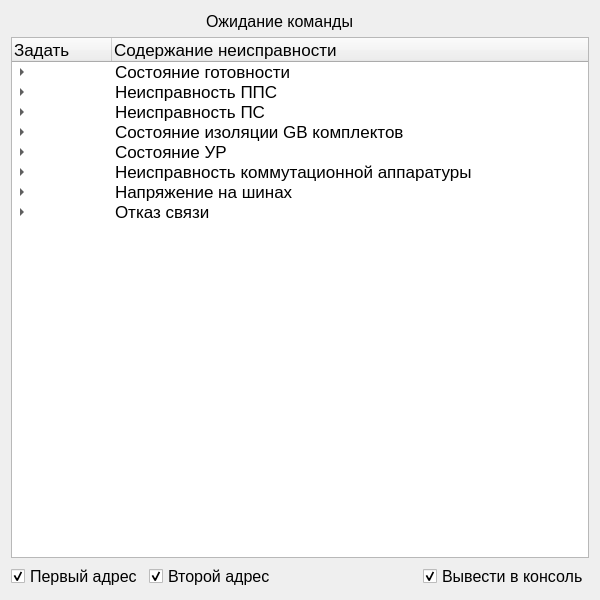
<?xml version="1.0" encoding="UTF-8"?>
<ui version="4.0">
 <class>SAEPC</class>
 <widget class="QMainWindow" name="SAEPC">
  <property name="geometry">
   <rect>
    <x>0</x>
    <y>0</y>
    <width>600</width>
    <height>600</height>
   </rect>
  </property>
  <property name="font">
   <font>
    <pointsize>12</pointsize>
   </font>
  </property>
  <property name="windowTitle">
   <string>SAEPC</string>
  </property>
  <widget class="QWidget" name="centralWidget">
   <layout class="QGridLayout" name="gridLayout">
    <item row="0" column="0" colspan="2">
     <spacer name="horizontalSpacer_3">
      <property name="orientation">
       <enum>Qt::Horizontal</enum>
      </property>
      <property name="sizeHint" stdset="0">
       <size>
        <width>40</width>
        <height>20</height>
       </size>
      </property>
     </spacer>
    </item>
    <item row="0" column="2" colspan="2">
     <widget class="QLabel" name="status">
      <property name="text">
       <string>Ожидание команды</string>
      </property>
     </widget>
    </item>
    <item row="0" column="4" colspan="2">
     <spacer name="horizontalSpacer_2">
      <property name="orientation">
       <enum>Qt::Horizontal</enum>
      </property>
      <property name="sizeHint" stdset="0">
       <size>
        <width>40</width>
        <height>20</height>
       </size>
      </property>
     </spacer>
    </item>
    <item row="1" column="0" colspan="6">
     <widget class="QTreeWidget" name="treeWidget">
      <property name="font">
       <font>
        <pointsize>13</pointsize>
       </font>
      </property>
      <column>
       <property name="text">
        <string>Задать</string>
       </property>
      </column>
      <column>
       <property name="text">
        <string>Содержание неисправности</string>
       </property>
      </column>
      <item>
       <property name="text">
        <string/>
       </property>
       <property name="text">
        <string>Состояние готовности</string>
       </property>
       <item>
        <property name="text">
         <string/>
        </property>
        <property name="checkState">
         <enum>Unchecked</enum>
        </property>
        <property name="text">
         <string>Неисправность изделия 15Р334. Провести режим ДПП 15Р334</string>
        </property>
       </item>
       <item>
        <property name="text">
         <string/>
        </property>
        <property name="checkState">
         <enum>Unchecked</enum>
        </property>
        <property name="text">
         <string>Батареи комплекта 15Р281 ХИТ-А разряжены. Заменить комплект 15Р281</string>
        </property>
       </item>
       <item>
        <property name="text">
         <string/>
        </property>
        <property name="checkState">
         <enum>Unchecked</enum>
        </property>
        <property name="text">
         <string>Питание изделия 15Р334 осуществляется АИП</string>
        </property>
       </item>
       <item>
        <property name="text">
         <string/>
        </property>
        <property name="checkState">
         <enum>Unchecked</enum>
        </property>
        <property name="text">
         <string>Отсутствует напряжение питающей сети на двух вводах</string>
        </property>
       </item>
       <item>
        <property name="text">
         <string/>
        </property>
        <property name="checkState">
         <enum>Unchecked</enum>
        </property>
        <property name="text">
         <string>Вызов НКП</string>
        </property>
       </item>
       <item>
        <property name="text">
         <string/>
        </property>
        <property name="checkState">
         <enum>Unchecked</enum>
        </property>
        <property name="text">
         <string>Изделие 15Ц151 отключено</string>
        </property>
       </item>
       <item>
        <property name="text">
         <string/>
        </property>
        <property name="checkState">
         <enum>Unchecked</enum>
        </property>
        <property name="text">
         <string>Изделие 15Щ72 отключено</string>
        </property>
       </item>
      </item>
      <item>
       <property name="text">
        <string/>
       </property>
       <property name="text">
        <string>Неисправность ППС</string>
       </property>
       <item>
        <property name="text">
         <string/>
        </property>
        <property name="checkState">
         <enum>Unchecked</enum>
        </property>
        <property name="text">
         <string>Неисправность изделия 15Р334. Не норма U вых. ППС1. Заменить ППС1</string>
        </property>
       </item>
       <item>
        <property name="text">
         <string/>
        </property>
        <property name="checkState">
         <enum>Unchecked</enum>
        </property>
        <property name="text">
         <string>Неисправность изделия 15Р334. Не норма U вых. ППС2. Заменить ППС2</string>
        </property>
       </item>
       <item>
        <property name="text">
         <string/>
        </property>
        <property name="checkState">
         <enum>Unchecked</enum>
        </property>
        <property name="text">
         <string>Неисправность изделия 15Р334. Не норма U вых. ППС3. Заменить ППС3</string>
        </property>
       </item>
       <item>
        <property name="text">
         <string/>
        </property>
        <property name="checkState">
         <enum>Unchecked</enum>
        </property>
        <property name="text">
         <string>Неисправность изделия 15Р334. Не норма U вых. ППС4. Заменить ППС4</string>
        </property>
       </item>
       <item>
        <property name="text">
         <string/>
        </property>
        <property name="checkState">
         <enum>Unchecked</enum>
        </property>
        <property name="text">
         <string>Неисправность изделия 15Р334. Не норма U вых. ППС5. Заменить ППС5</string>
        </property>
       </item>
       <item>
        <property name="text">
         <string/>
        </property>
        <property name="checkState">
         <enum>Unchecked</enum>
        </property>
        <property name="text">
         <string>Неисправность изделия 15Р334. Не норма U вых. ППС6. Заменить ППС6</string>
        </property>
       </item>
       <item>
        <property name="text">
         <string/>
        </property>
        <property name="checkState">
         <enum>Unchecked</enum>
        </property>
        <property name="text">
         <string>Неисправность изделия 15Р334. Не норма U вых. ППС7. Заменить ППС7</string>
        </property>
       </item>
       <item>
        <property name="text">
         <string/>
        </property>
        <property name="checkState">
         <enum>Unchecked</enum>
        </property>
        <property name="text">
         <string>Неисправность изделия 15Р334. Не норма U вых. ППС8. Заменить ППС8</string>
        </property>
       </item>
       <item>
        <property name="text">
         <string/>
        </property>
        <property name="checkState">
         <enum>Unchecked</enum>
        </property>
        <property name="text">
         <string>Неисправность изделия 15Р334. Не норма U вых. ППС9. Заменить ППС9</string>
        </property>
       </item>
       <item>
        <property name="text">
         <string/>
        </property>
        <property name="checkState">
         <enum>Unchecked</enum>
        </property>
        <property name="text">
         <string>Неисправность изделия 15Р334. Не норма U вых. ППС10. Заменить ППС10</string>
        </property>
       </item>
      </item>
      <item>
       <property name="text">
        <string/>
       </property>
       <property name="text">
        <string>Неисправность ПС</string>
       </property>
       <item>
        <property name="text">
         <string/>
        </property>
        <property name="checkState">
         <enum>Unchecked</enum>
        </property>
        <property name="text">
         <string>Неисправность изделия 15Р334. Не норма U вых. ПС1. Заменить ПС1</string>
        </property>
       </item>
       <item>
        <property name="text">
         <string/>
        </property>
        <property name="checkState">
         <enum>Unchecked</enum>
        </property>
        <property name="text">
         <string>Неисправность изделия 15Р334. Не норма U вых. ПС2. Заменить ПС2</string>
        </property>
       </item>
       <item>
        <property name="text">
         <string/>
        </property>
        <property name="checkState">
         <enum>Unchecked</enum>
        </property>
        <property name="text">
         <string>Неисправность изделия 15Р334. Не норма U вых. ПС3. Заменить ПС3</string>
        </property>
       </item>
       <item>
        <property name="text">
         <string/>
        </property>
        <property name="checkState">
         <enum>Unchecked</enum>
        </property>
        <property name="text">
         <string>Неисправность изделия 15Р334. Не норма U вых. ПС4. Заменить ПС4</string>
        </property>
       </item>
      </item>
      <item>
       <property name="text">
        <string/>
       </property>
       <property name="text">
        <string>Состояние изоляции GB комплектов</string>
       </property>
       <item>
        <property name="text">
         <string/>
        </property>
        <property name="checkState">
         <enum>Unchecked</enum>
        </property>
        <property name="text">
         <string>Не норма R изоляции GB1 комплекта ХИТ-Д1. Заменить GB1</string>
        </property>
       </item>
       <item>
        <property name="text">
         <string/>
        </property>
        <property name="checkState">
         <enum>Unchecked</enum>
        </property>
        <property name="text">
         <string>Не норма R изоляции GB2 комплекта ХИТ-Д2. Заменить GB2</string>
        </property>
       </item>
       <item>
        <property name="text">
         <string/>
        </property>
        <property name="checkState">
         <enum>Unchecked</enum>
        </property>
        <property name="text">
         <string>Не норма R изоляции GB1 комплекта ХИТ-Д1. Заменить GB1</string>
        </property>
       </item>
       <item>
        <property name="text">
         <string/>
        </property>
        <property name="checkState">
         <enum>Unchecked</enum>
        </property>
        <property name="text">
         <string>Не норма R изоляции GB2 комплекта ХИТ-Д2. Заменить GB2</string>
        </property>
       </item>
       <item>
        <property name="text">
         <string/>
        </property>
        <property name="checkState">
         <enum>Unchecked</enum>
        </property>
        <property name="text">
         <string>Не норма R изоляции GB комплекта ХИТ-П. Заменить GB</string>
        </property>
       </item>
       <item>
        <property name="text">
         <string/>
        </property>
        <property name="checkState">
         <enum>Unchecked</enum>
        </property>
        <property name="text">
         <string>Не норма R изоляции GB комплекта ХИТ-Р. Произвести поиск и заменить неисправную GB</string>
        </property>
       </item>
       <item>
        <property name="text">
         <string/>
        </property>
        <property name="checkState">
         <enum>Unchecked</enum>
        </property>
        <property name="text">
         <string>Не норма R изоляции группы батарей GB1-GB32 БА1 комплекта ХИТ-А. Провести поиск и заменить неисправную GB</string>
        </property>
       </item>
       <item>
        <property name="text">
         <string/>
        </property>
        <property name="checkState">
         <enum>Unchecked</enum>
        </property>
        <property name="text">
         <string>Не норма R изоляции группы батарей GB33-GB64 БА2 комплекта ХИТ-А. Провести поиск и заменить неисправную GB</string>
        </property>
       </item>
       <item>
        <property name="text">
         <string/>
        </property>
        <property name="checkState">
         <enum>Unchecked</enum>
        </property>
        <property name="text">
         <string>Не норма R изоляции группы батарей GB65-GB80 БА3 комплекта ХИТ-А. Провести поиск и заменить неисправную GB</string>
        </property>
       </item>
      </item>
      <item>
       <property name="text">
        <string/>
       </property>
       <property name="text">
        <string>Состояние УР</string>
       </property>
       <item>
        <property name="text">
         <string/>
        </property>
        <property name="checkState">
         <enum>Unchecked</enum>
        </property>
        <property name="text">
         <string>Не норма R изоляции GB1 комплекта ХИТ-М. Произвести поиск и заменить неисправную GB1</string>
        </property>
       </item>
       <item>
        <property name="text">
         <string/>
        </property>
        <property name="checkState">
         <enum>Unchecked</enum>
        </property>
        <property name="text">
         <string>Не норма R изоляции GB32 комплекта ХИТ-М. Произвести поиск и заменить неисправную GB2</string>
        </property>
       </item>
       <item>
        <property name="text">
         <string/>
        </property>
        <property name="checkState">
         <enum>Unchecked</enum>
        </property>
        <property name="text">
         <string>Неисправность изделия 15Р334. Не норма БЗТ ВВОДА1 УР. Заменить УР</string>
        </property>
       </item>
       <item>
        <property name="text">
         <string/>
        </property>
        <property name="checkState">
         <enum>Unchecked</enum>
        </property>
        <property name="text">
         <string>Неисправность изделия 15Р334. Не норма БЗТ ВВОДА2 УР. Заменить УР</string>
        </property>
       </item>
       <item>
        <property name="text">
         <string/>
        </property>
        <property name="checkState">
         <enum>Unchecked</enum>
        </property>
        <property name="text">
         <string>Короткое замыкание одного из фидеров питания потребителей переменного тока УР. Устранить причину короткого замыкания</string>
        </property>
       </item>
       <item>
        <property name="text">
         <string/>
        </property>
        <property name="checkState">
         <enum>Unchecked</enum>
        </property>
        <property name="text">
         <string>Неисправность изделия 15Р334. Не норма коммутационной аппаратуры БАУ1ю Заменить БАУ1</string>
        </property>
       </item>
      </item>
      <item>
       <property name="text">
        <string/>
       </property>
       <property name="text">
        <string>Неисправность коммутационной аппаратуры</string>
       </property>
       <item>
        <property name="text">
         <string/>
        </property>
        <property name="checkState">
         <enum>Unchecked</enum>
        </property>
        <property name="text">
         <string>Неисправность изделия 15Р334. Не норма БЗН U вых. ПС1-ПС4. Заменить БЗН</string>
        </property>
       </item>
       <item>
        <property name="text">
         <string/>
        </property>
        <property name="checkState">
         <enum>Unchecked</enum>
        </property>
        <property name="text">
         <string>Неисправность изделия 15Р334. Не норма КСУ. Заменить КСУ</string>
        </property>
       </item>
       <item>
        <property name="text">
         <string/>
        </property>
        <property name="checkState">
         <enum>Unchecked</enum>
        </property>
        <property name="text">
         <string>Неисправность изделия 15Р334. Не норма коммутационной аппаратуры БА4-1. Заменить БА4-1</string>
        </property>
       </item>
       <item>
        <property name="text">
         <string/>
        </property>
        <property name="checkState">
         <enum>Unchecked</enum>
        </property>
        <property name="text">
         <string>Неисправность изделия 15Р334. Не норма коммутационной аппаратуры БА4-2. Заменить БА4-2</string>
        </property>
       </item>
       <item>
        <property name="text">
         <string/>
        </property>
        <property name="checkState">
         <enum>Unchecked</enum>
        </property>
        <property name="text">
         <string>Неисправность изделия 15Р334. Не норма БЗТ канал 1 БА4-2. Заменить БА4-2</string>
        </property>
       </item>
       <item>
        <property name="text">
         <string/>
        </property>
        <property name="checkState">
         <enum>Unchecked</enum>
        </property>
        <property name="text">
         <string>Неисправность изделия 15Р334. Не норма БЗТ канал 2 БА4-2. Заменить БА4-2</string>
        </property>
       </item>
       <item>
        <property name="text">
         <string/>
        </property>
        <property name="checkState">
         <enum>Unchecked</enum>
        </property>
        <property name="text">
         <string>Неисправность изделия 15Р334. Не норма коммутационной аппаратуры БА5-1. Заменить БА5-1</string>
        </property>
       </item>
       <item>
        <property name="text">
         <string/>
        </property>
        <property name="checkState">
         <enum>Unchecked</enum>
        </property>
        <property name="text">
         <string>Неисправность изделия 15Р334. Не норма коммутационной аппаратуры БА5-2. Заменить БА5-2</string>
        </property>
       </item>
      </item>
      <item>
       <property name="text">
        <string/>
       </property>
       <property name="text">
        <string>Напряжение на шинах</string>
       </property>
       <item>
        <property name="text">
         <string/>
        </property>
        <property name="checkState">
         <enum>Unchecked</enum>
        </property>
        <property name="text">
         <string>Не норма напряжения на шине &quot;М&quot;. Заменить ППС9, ППС10</string>
        </property>
       </item>
       <item>
        <property name="text">
         <string/>
        </property>
        <property name="checkState">
         <enum>Unchecked</enum>
        </property>
        <property name="text">
         <string>Не норма напряжения на шине &quot;ПД&quot;. Заменить БА4-1, БА4-2</string>
        </property>
       </item>
       <item>
        <property name="text">
         <string/>
        </property>
        <property name="checkState">
         <enum>Unchecked</enum>
        </property>
        <property name="text">
         <string>Не норма напряжения на шине &quot;М&quot;. Заменить ППС7, ППС8</string>
        </property>
       </item>
       <item>
        <property name="text">
         <string/>
        </property>
        <property name="checkState">
         <enum>Unchecked</enum>
        </property>
        <property name="text">
         <string>Не норма напряжения на шине &quot;М&quot;. Заменить ППС1-ППС6</string>
        </property>
       </item>
      </item>
      <item>
       <property name="text">
        <string/>
       </property>
       <property name="text">
        <string>Отказ связи</string>
       </property>
       <item>
        <property name="text">
         <string/>
        </property>
        <property name="checkState">
         <enum>Unchecked</enum>
        </property>
        <property name="text">
         <string>Отказ связи с изделием 15Р334. Включить режим ДПП</string>
        </property>
       </item>
       <item>
        <property name="text">
         <string/>
        </property>
        <property name="checkState">
         <enum>Unchecked</enum>
        </property>
        <property name="text">
         <string>Отказ связи с основныи интерфейсным модулем изделия 15Р334 по основной линии связи. Проверить соединение</string>
        </property>
       </item>
       <item>
        <property name="text">
         <string/>
        </property>
        <property name="checkState">
         <enum>Unchecked</enum>
        </property>
        <property name="text">
         <string>Отказ связи с резервныи интерфейсным модулем изделия 15Р334 по резервной линии связи. Проверить соединение</string>
        </property>
       </item>
       <item>
        <property name="text">
         <string/>
        </property>
        <property name="checkState">
         <enum>Unchecked</enum>
        </property>
        <property name="text">
         <string>Отказ связи с резервным интерфейсным модулем издели 15Р334 по основной линии связи. Проверить соединение</string>
        </property>
       </item>
       <item>
        <property name="text">
         <string/>
        </property>
        <property name="checkState">
         <enum>Unchecked</enum>
        </property>
        <property name="text">
         <string>Отказ связи с основным интерфейсным модулем изделия 15Р334 по резервной линии связи. Проверить соединение</string>
        </property>
       </item>
       <item>
        <property name="text">
         <string/>
        </property>
        <property name="checkState">
         <enum>Unchecked</enum>
        </property>
        <property name="text">
         <string>Отказ релейных связей с изделием 15Р334. Проверить соединение</string>
        </property>
       </item>
      </item>
     </widget>
    </item>
    <item row="2" column="0">
     <widget class="QCheckBox" name="firstPort">
      <property name="text">
       <string>Первый адрес</string>
      </property>
      <property name="checked">
       <bool>true</bool>
      </property>
     </widget>
    </item>
    <item row="2" column="1" colspan="2">
     <widget class="QCheckBox" name="secondPort">
      <property name="text">
       <string>Второй адрес</string>
      </property>
      <property name="checked">
       <bool>true</bool>
      </property>
     </widget>
    </item>
    <item row="2" column="3" colspan="2">
     <spacer name="horizontalSpacer">
      <property name="orientation">
       <enum>Qt::Horizontal</enum>
      </property>
      <property name="sizeHint" stdset="0">
       <size>
        <width>134</width>
        <height>20</height>
       </size>
      </property>
     </spacer>
    </item>
    <item row="2" column="5">
     <widget class="QCheckBox" name="console">
      <property name="text">
       <string>Вывести в консоль</string>
      </property>
      <property name="checked">
       <bool>true</bool>
      </property>
     </widget>
    </item>
   </layout>
  </widget>
 </widget>
 <layoutdefault spacing="6" margin="11"/>
 <resources/>
 <connections/>
</ui>
